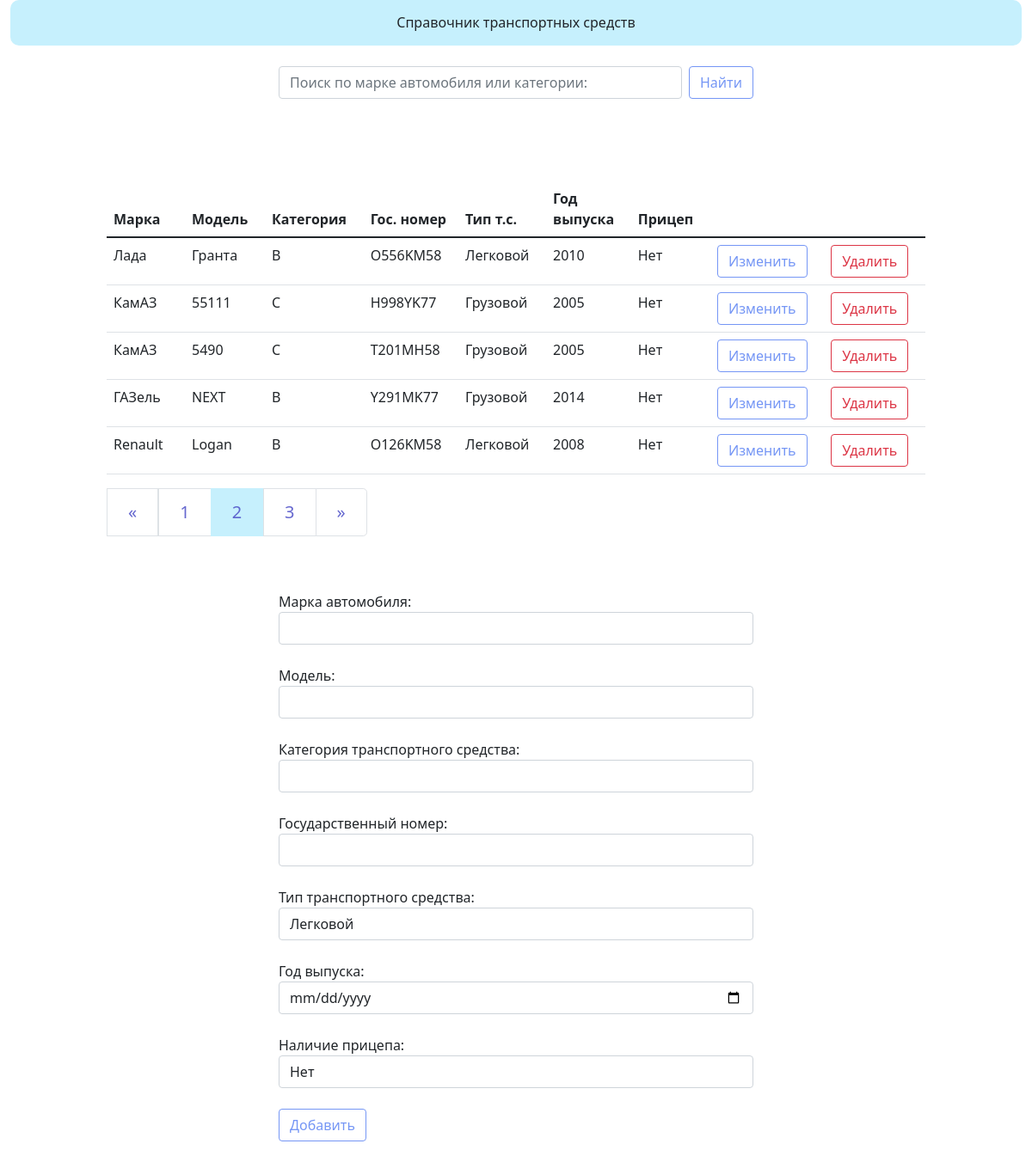
Screenshot of /?page=2 with the database file from the repository.
### models.py (models this page shows)
class Cars(db.Model):
    id = db.Column(db.Integer, primary_key=True)
    car_brand = db.Column(db.String(100))   # марка автомобиля
    car_model = db.Column(db.String(100))   # модель
    category = db.Column(db.String(100))    # категория ТС
    car_license_plate = db.Column(db.String(20), unique=True)   # государственный номер
    car_type = db.Column(db.String(100))    # тип ТС
    release_year = db.Column(db.DateTime())    # год выпуска
    trailer = db.Column(db.String(5))    # наличие прицепа

### view.py (the view, shortened to what this page needs)
@app.route('/', methods=['POST', 'GET'])
def index():
    form = CarsForm()
    page = request.args.get('page')
    if page and page.isdigit():
        page = int(page)
    else:
        page = 1
    search = request.args.get('search')
    if search:
        cars = Cars.query.filter(Cars.car_brand.contains(search) | Cars.category.contains(search)).order_by(Cars.car_brand.desc())
    else:
        cars = Cars.query.order_by(Cars.car_brand.desc())
    pages = cars.paginate(page=page, per_page=5)
    car_id = request.args.get('id')
    return render_template('index.html', form=form, pages=pages, search=search)

### form.py
class CarsForm(FlaskForm):
    car_brand = StringField('Марка автомобиля: ', validators=[InputRequired()])
    car_model = StringField('Модель: ', validators=[InputRequired()])
    category = StringField('Категория транспортного средства: ', validators=[InputRequired()])
    car_license_plate = StringField('Государственный номер: ', validators=[InputRequired()])
    car_type = SelectField('Тип транспортного средства: ', choices=[('Легковой', 'Легковой'),
                                                                    ('Грузовой', 'Грузовой'),
                                                                    ('Микроавтобус ', 'Микроавтобус '),
                                                                    ('Автобус', 'Автобус'),
                                                                    ('Автомобиль - тягач', 'Автомобиль - тягач')
                                                                    ])
    release_year = DateField('Год выпуска: ', validators=[InputRequired()])
    trailer = SelectField('Наличие прицепа: ', choices=[('Нет', 'Нет'), ('Да', 'Да')])

### templates/index.html (shortened to what this page needs)
{% extends 'base.html' %}
{% block search %}
    <form class="d-flex" action="{{ url_for('index')}}" method="GET">
    <input class="form-control me-2" type="search" placeholder="Поиск по марке автомобиля или категории:" aria-label="Search" name="search" value="{{ request.args.get('search', '') }}">
    <button class="btn btn-outline-success" type="submit">Найти</button>
    </form>
{% endblock %}
{% block content %}
<table class="table">
    <thead>
    <tr>
        <th scope="col">Марка</th>
        <th scope="col">Модель</th>
        <th scope="col">Категория</th>
        <th scope="col">Гос. номер</th>
        <th scope="col">Тип т.с.</th>
        <th scope="col">Год выпуска</th>
        <th scope="col">Прицеп</th>
    </tr>
    </thead>
    <tbody>
    {% for car in pages.items %}
    <tr>
        <td class="col-1">{{ car.car_brand }}</td>
        <td class="col-1">{{ car.car_model }}</td>
        <td class="col-1">{{ car.category }}</td>
        <td class="col-1">{{ car.car_license_plate }}</td>
        <td class="col-1">{{ car.car_type }}</td>
        <td class="col-1">{{ car.release_year.strftime("%Y") }}</td>
        <td class="col-1">{{ car.trailer }}</td>
        <td class="col-1">
            <button id={{car.id}}
                    class="btn btn-outline-success"
                    onclick='window.location.href="{{ url_for('index', page=request.args.get('page', ''), id=car.id, search=search) }}"' method="GET">
                    Изменить
            </button>
        </td>
        <td class="col-1">
            <button id={{car.id}}
                    class="btn btn-outline-danger"
                    onclick='window.location.href="{{ url_for('delete',id=car.id) }}"' method="POST">
                    Удалить
            </button>
        </td>
    </tr>
    {% endfor %}
    </tbody>
</table>
<nav aria-label="Page navigation example">
    <ul class="pagination pagination-lg">
        <li {% if not pages.has_prev %} class="page-item disabled"  {% endif %}>
            <a class="page-link" href="{{ url_for('index', search=search, page=pages.prev_num) }}"
               aria-label="Previous">
                <span aria-hidden="true">&laquo;</span>
            </a>
        </li>
        {% for page in pages.iter_pages(left_edge=2,right_edge=2,left_current=1, right_current=2) %}
        {% if page %}
        <li {% if page == pages.page %} class="page-item active" {% endif %}>
            <a class="page-link" href="{{ url_for('index', search=search, page=page) }}">{{ page }}</a>
        </li>
        {% else %}
        <li class="page-item"><a class="page-link">...</a></li>
        {% endif %}
        {% endfor %}
        <li {% if pages.has_next %} class="page-item"  {% else %} class="page-item disabled" {% endif %}>
            <a class="page-link"  href="{{ url_for('index',search=search, page=pages.next_num) }}"
               aria-label="Next">
                <span aria-hidden="true">&raquo;</span>
            </a>
        </li>
    </ul>
</nav>
{% endblock %}
{% block form %}
<form action="{{ url_for('index')}}" method="POST">
    {% for field in form if field.name not in ['csrf_token'] %}
        {{ field.label(class="control-label") }}
        {{ field(class="form-control") }}<br>
    {% endfor %}
    <button type="submit" class="btn btn-outline-success">Добавить</button>
</form>
{% endblock %}

### static/css/style.css (style rules this page uses)
.btn-outline-success { color: #7596f5; border-color: #7596f5; }
.page-item.active .page-link { color: #4b4ec7d9; background-color: #c6f0fd; border-color: #c6f0fd; }
.page-link { position: relative; display: block; color: #4b4ec7d9; }
a { color:#27d2e3 }

### rows the page displays
Cars: car_brand "Лада", car_model "Гранта", category "B", car_license_plate "O556KM58", car_type "Легковой", release_year "2010", trailer "Нет"
Cars: car_brand "КамАЗ", car_model "55111", category "C", car_license_plate "H998YK77", car_type "Грузовой", release_year "2005", trailer "Нет"
Cars: car_brand "КамАЗ", car_model "5490", category "C", car_license_plate "T201MH58", car_type "Грузовой", release_year "2005", trailer "Нет"
Cars: car_brand "ГАЗель", car_model "NEXT", category "B", car_license_plate "Y291MK77", car_type "Грузовой", release_year "2014", trailer "Нет"
Cars: car_brand "Renault", car_model "Logan", category "B", car_license_plate "O126KM58", car_type "Легковой", release_year "2008", trailer "Нет"

### other values shown
{{ page }} "1" "2" "3"
{{ field.label(class="control-label") }} "Марка автомобиля:" "Модель:" "Категория транспортного средства:" "Государственный номер:" "Тип транспортного средства:" "Год выпуска:" "Наличие прицепа:"
